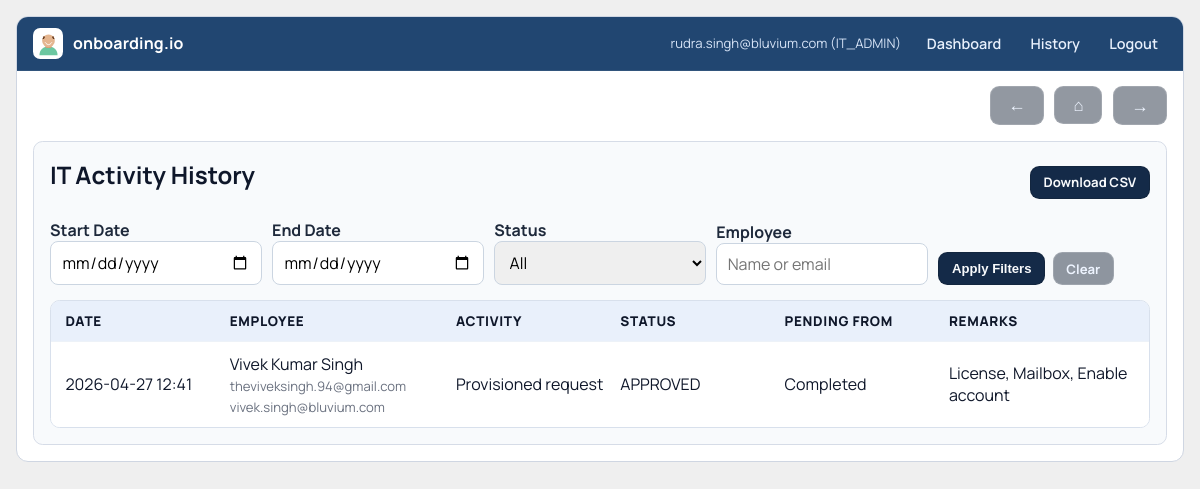
The page /history (signed in) on the database its author committed.
### models.py (models this page shows)
class User(UserMixin, db.Model):
    id = db.Column(db.Integer, primary_key=True)
    email = db.Column(db.String(255), unique=True, nullable=False)
    password_hash = db.Column(db.String(255), nullable=False)
    role = db.Column(db.String(50), nullable=False)
    domain = db.Column(db.String(255), nullable=False)
    created_at = db.Column(db.DateTime)

class Provisioning(db.Model):
    id = db.Column(db.Integer, primary_key=True)
    request_id = db.Column(db.Integer, db.ForeignKey("employee_request.id"), nullable=False)
    created_by = db.Column(db.Integer, db.ForeignKey("user.id"), nullable=False)
    it_user_id = db.Column(db.String(255), nullable=False)
    license_type = db.Column(db.String(255), nullable=False)
    security_groups = db.Column(db.Text)
    assign_license = db.Column(db.Boolean)
    password_reset_required = db.Column(db.Boolean)
    block_user = db.Column(db.Boolean)
    mfa_reset_required = db.Column(db.Boolean)
    mailbox_creation_required = db.Column(db.Boolean)
    account_access_action = db.Column(db.String(20))
    created_at = db.Column(db.DateTime)

class EmployeeRequest(db.Model):
    id = db.Column(db.Integer, primary_key=True)
    domain = db.Column(db.String(255), nullable=False)
    requested_by = db.Column(db.Integer, db.ForeignKey("user.id"), nullable=False)
    first_name = db.Column(db.String(255))
    middle_name = db.Column(db.String(255))
    last_name = db.Column(db.String(255))
    employee_name = db.Column(db.String(255), nullable=False)
    employee_email = db.Column(db.String(255), nullable=False)
    gender = db.Column(db.String(50))
    job_title = db.Column(db.String(255))
    work_mode = db.Column(db.String(50))
    work_location = db.Column(db.String(255))
    company_email = db.Column(db.String(255))
    status = db.Column(db.String(50), nullable=False)
    created_at = db.Column(db.DateTime)

### app.py (the view, shortened to what this page needs)
    @app.route("/history")
    @login_required
    def history():
        domain = current_user.domain
        role = current_user.role
        export_csv = request.args.get("export") == "csv"
        filters = parse_history_filters()
        if role == ROLE_HR:
            requests = EmployeeRequest.query.filter_by(domain=domain, requested_by=current_user.id).order_by(EmployeeRequest.created_at.desc()).all()
            tracking_map = build_tracking_map(requests)
            rows = []
            for req in requests:
                tracking = tracking_map.get(req.id, {})
                rows.append({
                    "date": req.created_at.strftime("%Y-%m-%d %H:%M") if req.created_at else "-",
                    "employee": req.employee_name,
                    "personal_email": req.employee_email,
                    "company_email": req.company_email or "-",
                    "activity": "Created request",
                    "status": req.status,
                    "request_status": req.status,
                    "pending_from": tracking.get("pending_from", "-"),
                    "remarks": "-",
                })
            title = "HR Activity History"
        elif role == ROLE_IT:
            provision_rows = db.session.query(Provisioning, EmployeeRequest).join(
                EmployeeRequest,
                Provisioning.request_id == EmployeeRequest.id,
            ).filter(
                EmployeeRequest.domain == domain,
                Provisioning.created_by == current_user.id,
            ).order_by(Provisioning.created_at.desc()).all()
            requests = [req for _, req in provision_rows]
            tracking_map = build_tracking_map(requests)
            rows = []
            for provisioning, req in provision_rows:
                tracking = tracking_map.get(req.id, {})
                actions = []
                if provisioning.assign_license:
                    actions.append("License")
                if provisioning.password_reset_required:
                    actions.append("Password reset")
                if provisioning.mfa_reset_required:
                    actions.append("MFA reset")
                if provisioning.mailbox_creation_required:
                    actions.append("Mailbox")
                if provisioning.account_access_action == "ENABLE":
                    actions.append("Enable account")
                elif provisioning.account_access_action == "DISABLE":
                    actions.append("Disable account")
                rows.append({
                    "date": provisioning.created_at.strftime("%Y-%m-%d %H:%M") if provisioning.created_at else "-",
                    "employee": req.employee_name,
                    "personal_email": req.employee_email,
                    "company_email": req.company_email or "-",
                    "activity": "Provisioned request",
                    "status": req.status,
                    "request_status": req.status,
                    "pending_from": tracking.get("pending_from", "-"),
                    "remarks": ", ".join(actions) if actions else "-",
                })
            title = "IT Activity History"
        rows = apply_history_filters(rows, filters)
        if export_csv:
            headers = ["date", "employee", "personal_email", "company_email", "activity", "status", "pending_from", "remarks"]
            filename = f"{role.lower()}_history.csv"
            return build_csv_response(filename, headers, rows)
        return render_template(
            "history.html",
            history_rows=rows,
            history_title=title,
            filters=filters,
            status_options=[STATUS_PENDING_IT, STATUS_PENDING_APPROVAL, STATUS_APPROVED, STATUS_REJECTED],
        )

### templates/history.html (shortened to what this page needs)
{% extends "base.html" %}
{% block content %}
<div class="dashboard">
  <div class="history-head">
    <h2>{{ history_title }}</h2>
    <a class="btn small" href="{{ url_for('history', export='csv', start_date=filters.start_date_raw, end_date=filters.end_date_raw, status=filters.status, employee=filters.employee_raw) }}">Download CSV</a>
  </div>
  <form method="get" class="history-filters">
    <div>
      <label>Start Date</label>
      <input type="date" name="start_date" value="{{ filters.start_date_raw }}">
    </div>
    <div>
      <label>End Date</label>
      <input type="date" name="end_date" value="{{ filters.end_date_raw }}">
    </div>
    <div>
      <label>Status</label>
      <select name="status">
        <option value="">All</option>
      </select>
    </div>
    <div>
      <label>Employee</label>
      <input type="text" name="employee" placeholder="Name or email" value="{{ filters.employee_raw }}">
    </div>
    <div class="history-filter-actions">
      <button type="submit" class="btn small">Apply Filters</button>
      <a class="btn btn-outline small" href="{{ url_for('history') }}">Clear</a>
    </div>
  </form>
  <div class="table">
    <div class="table-header history-header">
      <span>Date</span>
      <span>Employee</span>
      <span>Activity</span>
      <span>Status</span>
      <span>Pending From</span>
      <span>Remarks</span>
    </div>
    {% for row in history_rows %}
      <div class="table-row history-row">
        <span>{{ row.date }}</span>
        <span>
          {{ row.employee }}
          <span class="table-subtext">{{ row.personal_email }}</span>
          <span class="table-subtext">{{ row.company_email }}</span>
        </span>
        <span>{{ row.activity }}</span>
        <span>{{ row.status }}</span>
        <span>{{ row.pending_from }}</span>
        <span>{{ row.remarks }}</span>
      </div>
    {% endfor %}
  </div>
</div>
{% endblock %}

### templates/base.html (shortened to what this page needs)
<!DOCTYPE html>
<html lang="en">
<head>
  <link rel="stylesheet" href="{{ url_for('static', filename='css/style.css') }}">
</head>
<body class="{{ page_class|trim }}">
  <div class="page-shell {% if page_class|trim %}{{ page_class|trim }}{% endif %}">
    {% if show_nav|trim != 'false' %}
    <nav class="top-nav">
      <a class="brand" href="{{ url_for('index') }}">
        <span class="brand-icon"></span>
        <span>onboarding.io</span>
      </a>
      <div class="nav-links">
        {% if current_user.is_authenticated %}
          <span class="nav-meta">{{ current_user.email }} ({{ current_user.role }})</span>
          <a class="nav-link" href="{{ url_for('dashboard') }}">Dashboard</a>
          <a class="nav-link" href="{{ url_for('history') }}">History</a>
          <a class="nav-link" href="{{ url_for('logout') }}">Logout</a>
        {% else %}
          <a class="nav-link nav-link-primary" href="{{ url_for('login') }}">Login</a>
          <a class="nav-link" href="{{ url_for('signup') }}">Sign Up</a>
        {% endif %}
      </div>
    </nav>
    {% endif %}
    <main>
    {% if show_page_controls|trim != 'false' %}
      <div class="page-controls" role="navigation" aria-label="Page controls">
        <button
          type="button"
          class="btn btn-outline page-control-btn page-control-icon-btn"
          onclick="if (window.history.length > 1) { window.history.back(); } else { window.location.href='{{ url_for('index') }}'; }"
          aria-label="Go back"
          title="Go back"
        >
          <span class="page-control-symbol" aria-hidden="true">←</span>
        </button>
        <a class="btn btn-outline page-control-btn page-control-icon-btn page-control-home" href="{{ url_for('index') }}" aria-label="Home" title="Home">
          <span class="page-control-symbol" aria-hidden="true">⌂</span>
        </a>
        <a class="btn btn-outline page-control-btn page-control-icon-btn" href="{{ url_for('logout') if current_user.is_authenticated else url_for('index') }}" aria-label="Next" title="Next">
          <span class="page-control-symbol" aria-hidden="true">→</span>
        </a>
      </div>
    {% endif %}
    {% block content %}{% endblock %}
    </main>
  </div>
</body>
</html>

### static/css/style.css (style rules this page uses)
:root { --page-bg: #efefef; --panel-bg: #ffffff; --ink: #0f172a; --muted: #475569; --line: #d6dce7; --hero: #19365e; --hero-top: #214671; --hero-ink: #f3f6fb; --hero-sub: #d3deed; --btn-dark: #142a48; --text-dark: var(--ink); --text-muted: var(--muted); }
* { box-sizing: border-box; }
body { margin: 0; background: var(--page-bg); color: var(--ink); font-family: "Manrope", "Segoe UI", Tahoma, sans-serif; }
a { color: inherit; text-decoration: none; }
.page-shell { width: min(1240px, calc(100% - 2rem)); margin: 1rem auto; background: var(--panel-bg); border: 1px solid #cfd6e2; border-radius: 12px; overflow: hidden; }
.top-nav { display: flex; justify-content: space-between; align-items: center; gap: 1rem; padding: 0.7rem 1rem; background: var(--hero-top); border-bottom: 1px solid rgba(255, 255, 255, 0.08); }
.brand { display: inline-flex; align-items: center; gap: 0.6rem; color: #ffffff; font-weight: 700; letter-spacing: 0.01em; }
.brand-icon { width: 1.9rem; height: 1.9rem; border-radius: 0.45rem; background: #ffffff url("/static/images/avatar-favicon.svg") center / cover no-repeat; border: 1px solid rgba(255, 255, 255, 0.65); flex-shrink: 0; }
.nav-links { display: inline-flex; align-items: center; gap: 0.7rem; }
.nav-meta { font-size: 0.82rem; color: #d7e4f7; margin-right: 0.35rem; }
.nav-link { color: #e8f0fc; font-size: 0.9rem; font-weight: 600; padding: 0.2rem 0.5rem; border-radius: 999px; border: 1px solid transparent; }
main { padding: 0; }
.page-controls { display: flex; justify-content: flex-end; align-items: center; gap: 0.65rem; padding: 0.95rem 1rem 0; flex-wrap: wrap; }
.page-control-btn { text-align: center; }
.page-control-icon-btn { min-width: 3rem; padding-inline: 0.9rem; }
.page-control-symbol { display: inline-flex; align-items: center; justify-content: center; font-size: 1.1rem; font-weight: 800; line-height: 1; }
.page-control-home .page-control-symbol { font-size: 1.05rem; }
.table-subtext { display: block; margin-top: 0.14rem; color: #6b7280; font-size: 0.82rem; }
.btn { display: inline-flex; align-items: center; justify-content: center; border: 1px solid rgba(17, 24, 39, 0.25); background: var(--btn-dark); color: #f8fafc; border-radius: 0.58rem; padding: 0.6rem 1.08rem; font-weight: 700; font-size: 0.95rem; cursor: pointer; transition: transform 0.15s ease, filter 0.18s ease; }
.btn-outline, .btn.secondary { background: rgba(14, 27, 47, 0.45); border-color: rgba(255, 255, 255, 0.14); color: #eef4ff; }
.btn.small { padding: 0.42rem 0.8rem; font-size: 0.82rem; }
.card, .dashboard { margin: 1rem; border-radius: 0.6rem; border: 1px solid var(--line); background: #f8fafc; padding: 1rem; }
.card h2, .dashboard h2 { margin-top: 0; margin-bottom: 1rem; }
form { display: grid; gap: 0.65rem; }
label { font-weight: 700; color: #1e293b; }
input, select { width: 100%; border: 1px solid #cbd5e1; border-radius: 0.5rem; padding: 0.58rem 0.65rem; font: inherit; }
.table { margin-top: 0.9rem; border: 1px solid #d8e0ec; border-radius: 0.6rem; overflow: hidden; }
.table-header, .table-row { display: grid; grid-template-columns: 1.2fr 1.5fr 1fr 1fr; gap: 0.6rem; align-items: center; padding: 0.7rem 0.9rem; }
.table-header { background: #e9f0fb; font-weight: 800; font-size: 0.84rem; text-transform: uppercase; letter-spacing: 0.05em; }
.table-row { background: #ffffff; border-top: 1px solid #edf2f8; }
.history-head { display: flex; justify-content: space-between; align-items: center; gap: 0.75rem; }
.history-filters { margin-top: 0.75rem; grid-template-columns: repeat(5, minmax(0, 1fr)); align-items: end; }
.history-filter-actions { display: flex; gap: 0.45rem; flex-wrap: wrap; }
.history-filter-actions .btn { width: auto; }
.history-header, .history-row { grid-template-columns: 1fr 1.4fr 1fr 1fr 1fr 1.2fr; }

### rows shown on the page
User: email "rudra.singh@bluvium.com", role "IT_ADMIN"
Provisioning: date "2026-04-27 12:41", employee "Vivek Kumar Singh", personal_email "theviveksingh.94@gmail.com", company_email "vivek.singh@bluvium.com", activity "Provisioned request", status "APPROVED", pending_from "Completed", remarks "License, Mailbox, Enable account"

### other values the page prints
{{ history_title }} "IT Activity History"
